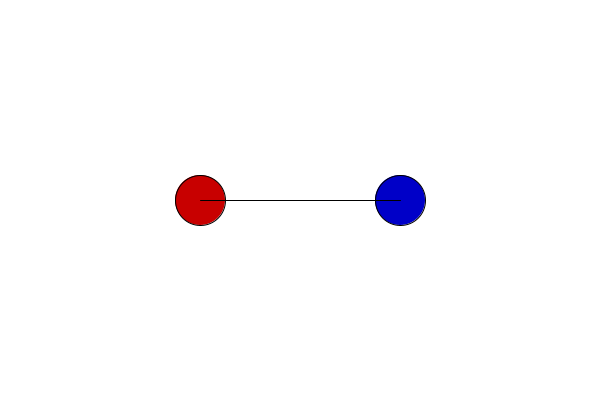
Frame 1 (no input)
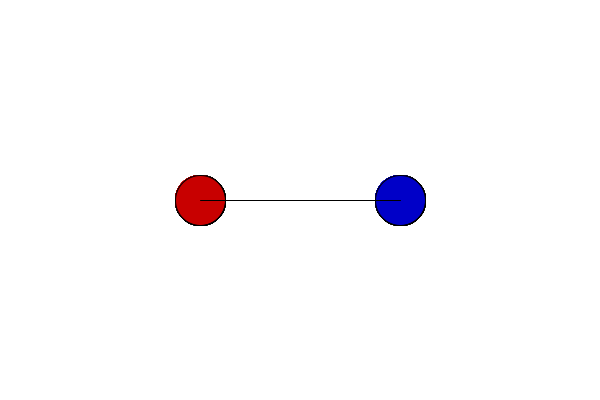
Frame 60 (the mouse pressed at the canvas centre just before this capture)
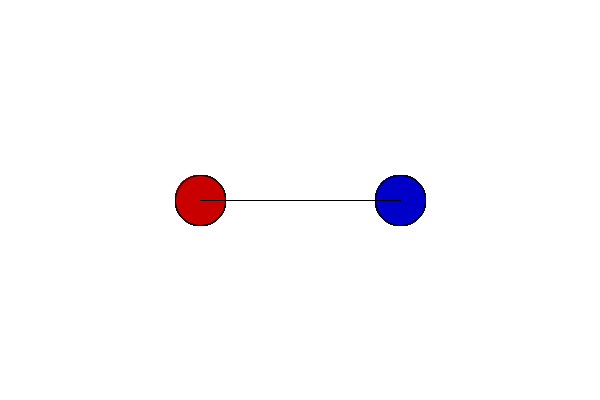
Frame 120 (the mouse held since frame 60 and released just before this capture)

The Processing sketch that drew these frames (run headless with seeded random() and noise(); from frame 60 on, the mouse is pressed at the canvas centre):

// Processing sketch: visualization
// ── visualization.pde
void setup() {
  size(600, 400);
  background(255);
}

void draw() {
  fill(200, 0, 0);
  ellipse(200, 200, 50, 50); // Atom 1
  fill(0, 0, 200);
  ellipse(400, 200, 50, 50); // Atom 2
  stroke(0);
  line(200, 200, 400, 200);  // Bond forming
}
